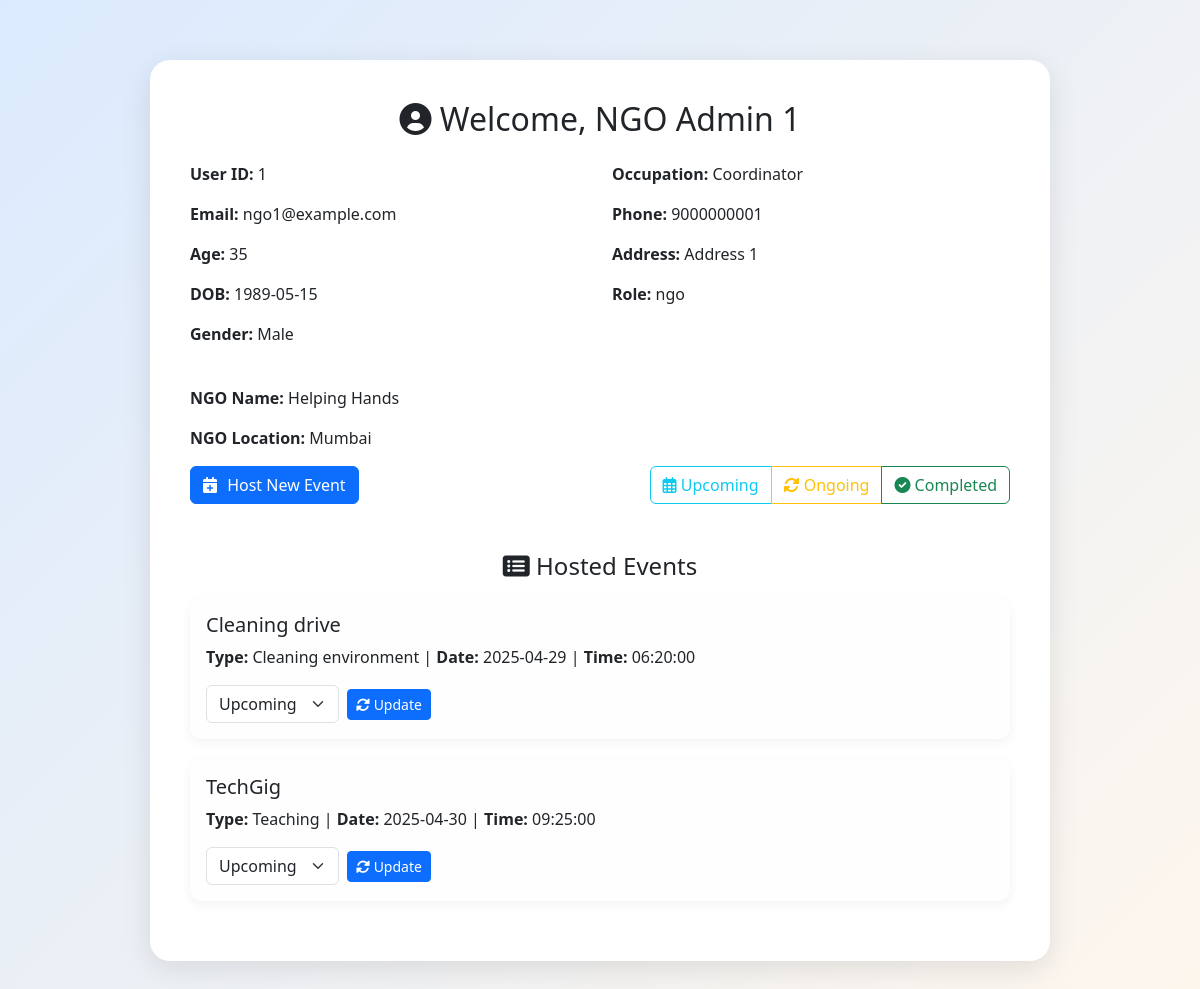
The page /php/profile.php (signed in) on the database its author committed.
### tables this page shows
CREATE TABLE `users` (
  `id` int(11) NOT NULL,
  `full_name` varchar(100) NOT NULL,
  `age` int(11) NOT NULL,
  `date_of_birth` date NOT NULL,
  `gender` enum('Male','Female','Other') NOT NULL,
  `occupation` varchar(50) NOT NULL,
  `phone_number` varchar(10) NOT NULL,
  `email` varchar(100) NOT NULL,
  `address` text NOT NULL,
  `password` varchar(255) NOT NULL,
  `role` enum('ngo','volunteer') NOT NULL,
  `ngo_name` varchar(100) DEFAULT NULL,
  `ngo_location` varchar(100) DEFAULT NULL
);

CREATE TABLE `events` (
  `event_id` int(11) NOT NULL,
  `ngo_id` int(11) DEFAULT NULL,
  `name` varchar(255) NOT NULL,
  `type` varchar(100) NOT NULL,
  `location` varchar(255) NOT NULL,
  `event_date` date NOT NULL,
  `event_time` time NOT NULL,
  `completion_hours` int(11) NOT NULL,
  `status` enum('upcoming','ongoing','completed') DEFAULT 'upcoming'
);

### php/profile.php (the view, shortened to what this page needs)
<?php
$conn = new mysqli("localhost", "root", "", "volunteer_platform");
$user_id = $_SESSION['user_id'];
$sql = "SELECT * FROM users WHERE id = ?";
$stmt = $conn->prepare($sql);
$stmt->bind_param("i", $user_id);
$stmt->execute();
$result = $stmt->get_result();
$user = $result->fetch_assoc();
$status_filter = $_GET['status'] ?? 'upcoming';
$events_sql = "SELECT * FROM events WHERE ngo_id = ? AND status = ?";
$events_stmt = $conn->prepare($events_sql);
$events_stmt->bind_param("is", $user_id, $status_filter);
$events_stmt->execute();
$events_result = $events_stmt->get_result();
?>
<!DOCTYPE html>
<html lang="en">
<head>
  <link href="https://cdn.jsdelivr.net/npm/bootstrap@5.3.0-alpha1/dist/css/bootstrap.min.css" rel="stylesheet">
  <link href="https://cdnjs.cloudflare.com/ajax/libs/font-awesome/6.4.0/css/all.min.css" rel="stylesheet">
  <link href="https://cdnjs.cloudflare.com/ajax/libs/font-awesome/6.0.0-beta3/css/all.min.css" rel="stylesheet">
</head>
<body>
  <div class="profile-card">
    <h2 class="text-center mb-4"><i class="fas fa-user-circle"></i> Welcome, <?= htmlspecialchars($user['full_name']) ?>
    </h2>
    <div class="row">
      <div class="col-md-6">
        <p><strong>User ID:</strong> <?= htmlspecialchars($user['id']) ?></p>
        <p><strong>Email:</strong> <?= htmlspecialchars($user['email']) ?></p>
        <p><strong>Age:</strong> <?= htmlspecialchars($user['age']) ?></p>
        <p><strong>DOB:</strong> <?= htmlspecialchars($user['date_of_birth']) ?></p>
        <p><strong>Gender:</strong> <?= htmlspecialchars($user['gender']) ?></p>
      </div>
      <div class="col-md-6">
        <p><strong>Occupation:</strong> <?= htmlspecialchars($user['occupation']) ?></p>
        <p><strong>Phone:</strong> <?= htmlspecialchars($user['phone_number']) ?></p>
        <p><strong>Address:</strong> <?= htmlspecialchars($user['address']) ?></p>
        <p><strong>Role:</strong> <?= htmlspecialchars($user['role']) ?></p>
      </div>
    </div>
    <?php if ($user['role'] === 'ngo') { ?>
      <div class="mt-4">
        <p><strong>NGO Name:</strong> <?= htmlspecialchars($user['ngo_name']) ?></p>
        <p><strong>NGO Location:</strong> <?= htmlspecialchars($user['ngo_location']) ?></p>
        <div class="d-flex justify-content-between align-items-center mt-3">
          <button id="hostNewEventBtn" class="btn btn-primary btn-icon">
            <i class="fas fa-calendar-plus"></i> Host New Event
          </button>
          <div class="btn-group">
            <a href="?status=upcoming" class="btn btn-outline-info"><i class="far fa-calendar-alt"></i> Upcoming</a>
            <a href="?status=ongoing" class="btn btn-outline-warning"><i class="fas fa-sync-alt"></i> Ongoing</a>
            <a href="?status=completed" class="btn btn-outline-success"><i class="fas fa-check-circle"></i> Completed</a>
          </div>
        </div>
        <div class="event-list">
          <h4 class="mt-5 mb-3 text-center"><i class="fas fa-list-alt"></i> Hosted Events</h4>
          <?php if ($events_result->num_rows > 0) { ?>
            <?php while ($event = $events_result->fetch_assoc()) { ?>
              <div class="event-card p-3">
                <h5><?= htmlspecialchars($event['name']) ?></h5>
                <p><strong>Type:</strong> <?= htmlspecialchars($event['type']) ?> |
                  <strong>Date:</strong> <?= htmlspecialchars($event['event_date']) ?> |
                  <strong>Time:</strong> <?= htmlspecialchars($event['event_time']) ?>
                </p>
                <form method="POST" action="profile.php" class="d-flex align-items-center">
                  <select name="new_status" class="form-select w-auto me-2">
                    <option value="upcoming" <?= $event['status'] == 'upcoming' ? 'selected' : '' ?>>Upcoming</option>
                  </select>
                  <button type="submit" name="update_status" class="btn btn-primary btn-sm"><i class="fas fa-sync-alt"></i>
                    Update</button>
                </form>
              </div>
            <?php } ?>
          <?php } else { ?>
            <p class="text-center">No events found for <?= htmlspecialchars($status_filter) ?> status.</p>
          <?php } ?>
        </div>
      </div>
    </div><br><br>
  <?php } ?>
</body>
</html>

### php/profile.php (style rules this page uses)
body { background: linear-gradient(135deg, #dbeafe, #fff7ed); font-family: 'Segoe UI', sans-serif; min-height: 100vh; }
.profile-card { max-width: 900px; margin: 60px auto; padding: 40px; background: rgb(255, 255, 255); border-radius: 20px; box-shadow: 0 8px 30px rgba(0, 0, 0, 0.1); animation: fadeIn 0.8s ease-in-out; }
.btn-icon i { margin-right: 6px; }
.event-list { margin-top: 30px; }
.event-card { border-radius: 15px; background-color: #fefefe; box-shadow: 0 4px 16px rgba(0, 0, 0, 0.05); margin-bottom: 20px; }
.event-card { border: none; border-radius: 0.75rem; box-shadow: 0 4px 12px rgba(0, 0, 0, 0.05); transition: transform 0.2s, box-shadow 0.2s; }

### rows shown on the page
users: full_name "NGO Admin 1", id "1", email "ngo1@example.com", age "35", date_of_birth "1989-05-15", gender "Male", occupation "Coordinator", phone_number "9000000001", address "Address 1", role "ngo", ngo_name "Helping Hands", ngo_location "Mumbai"
events: name "Cleaning drive", type "Cleaning environment", event_date "2025-04-29", event_time "06:20:00", new_status "Upcoming"
events: name "TechGig", type "Teaching", event_date "2025-04-30", event_time "09:25:00", new_status "Upcoming"
